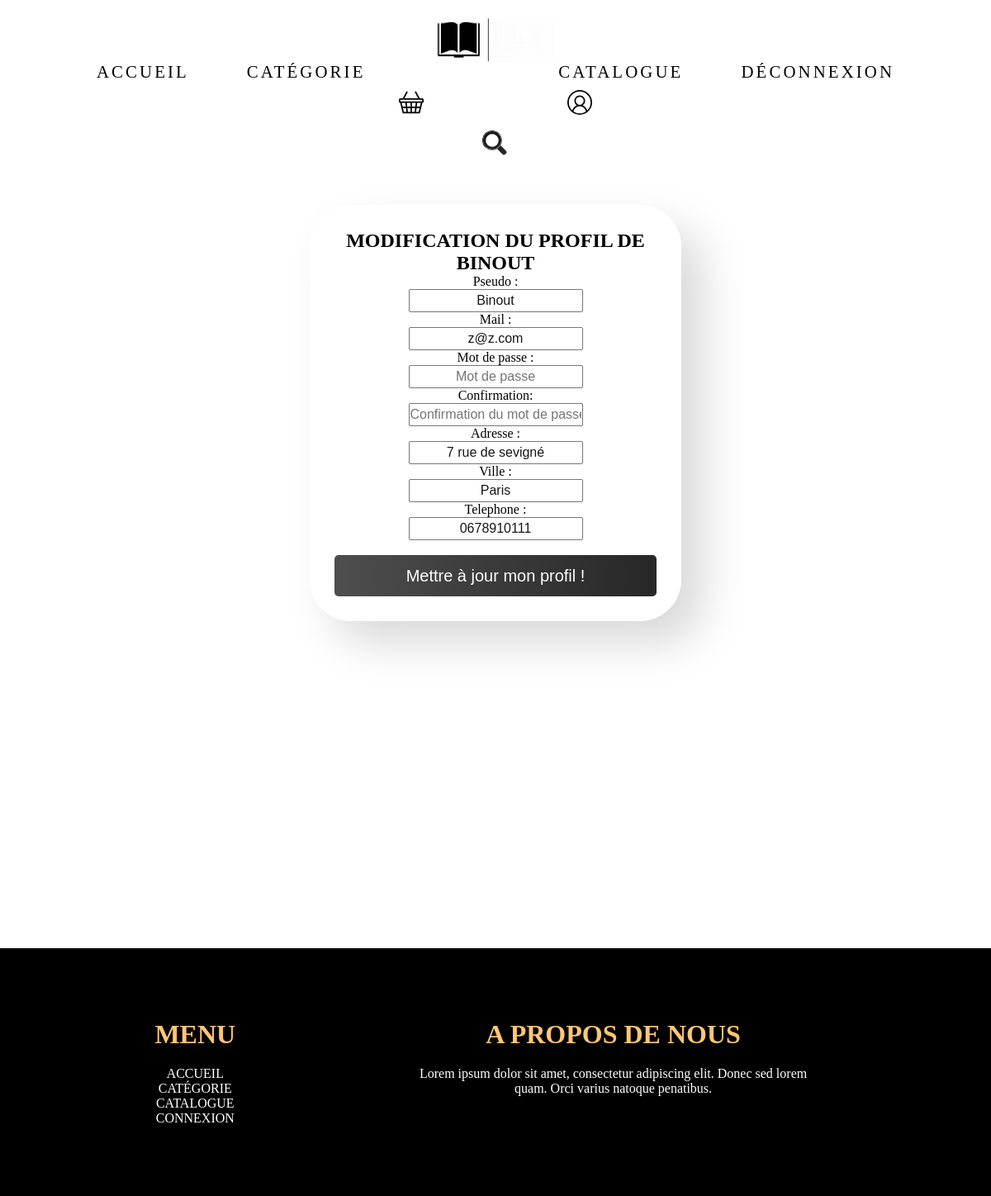
/persona.php (signed in), run on the app's committed database.
### tables this page shows
CREATE TABLE IF NOT EXISTS `users` (
  `id` int(11) NOT NULL AUTO_INCREMENT,
  `pseudo` varchar(50) NOT NULL,
  `motdepasse` varchar(500) NOT NULL,
  `mail` varchar(50) NOT NULL,
  `adresse` varchar(50) DEFAULT NULL,
  `Telephone` varchar(20) DEFAULT NULL,
  `Ville` varchar(20) DEFAULT NULL,
  PRIMARY KEY (`id`)
);

### persona.php (the view, shortened to what this page needs)
<?php
    $host_name = 'db5003396802.hosting-data.io';
    $database = 'dbs2753258';
    $user_name = 'dbu2580113';
    $password = 'Bookybdd123$';
  try {
    $bdd = new PDO("mysql:host=$host_name; dbname=$database;", $user_name, $password);
  } catch (PDOException $e) {
    echo "Erreur!: " . $e->getMessage() . "<br/>";
    die();
  }
session_start(); ?>
<?php
if (isset($_SESSION['id'])) {
   $requser = $bdd->prepare("SELECT * FROM users WHERE id = ?");
   $requser->execute(array($_SESSION['id']));
   $user = $requser->fetch();
?>
   <html>
   <head>
      <link rel="stylesheet" href="style/navbar.css">
      <link rel="stylesheet" href="style/style_index.css">
      <link rel="stylesheet" href="style/footer.css">
      <link rel="stylesheet" href="style/edition.css">
      <link rel="stylesheet" href="style/navbar_resize.css">
   </head>
   <body>
      <?php include("piece_design/menu.php"); ?>
      <?php include("piece_design/navbar_resize.php"); ?>
      <div class="container">
         <div class="title-text">
            <div class="wrapper">
               <div class="form-container">
                  <h2>Modification du profil de <?php echo $user['pseudo']; ?></h2>
                  <div align="left">
                     <form method="POST" action="" enctype="multipart/form-data">
                        <label>Pseudo :</label><br>
                        <input type="text" name="newpseudo" placeholder="Pseudo" value="<?php echo $user['pseudo']; ?>" /><br />
                        <label>Mail :</label><br>
                        <input type="text" name="newmail" placeholder="Mail" value="<?php echo $user['mail']; ?>" /><br />
                        <label>Mot de passe :</label><br>
                        <input type="password" name="newmdp1" placeholder="Mot de passe" /><br />
                        <label>Confirmation:</label><br>
                        <input type="password" name="newmdp2" placeholder="Confirmation du mot de passe" /><br />
                        <label>Adresse :</label><br>
                        <input type="text" name="newadresse" placeholder="Adresse" value="<?php echo $user['adresse']; ?>" /><br />
                        <label>Ville :</label><br>
                        <input type="text" name="newville" placeholder="Ville" value="<?php echo $user['Ville']; ?>" /><br />
                        <label>Telephone :</label><br>
                        <input type="text" name="newTelephone" placeholder="Telephone" value="<?php echo $user['Telephone']; ?>" /><br /><br />
                        <div class="field btn">
                           <div class="btn-layer">
                           </div>
                           <input type="submit" value="Mettre à jour mon profil !" />
                        </div>
                     </form>
                  </div>
               </div>
            </div>
         </div>
      </div>
      <?php include("piece_design/footer.php"); ?>
   </body>
   </html>
<?php
} else {
   header("Location: conn2.php");
}
?>

### style/navbar.css (style rules this page uses)
button, input { font: 1em Hind, sans-serif; line-height: 1.5em; }
input { color: #171717; }

### style/style_index.css (style rules this page uses)
* { text-align: center; margin: 0; padding: 0; list-style: none; text-decoration: none; font-family: "poppins"; scroll-behavior: smooth; }
h1, h2, h3, h4, h5, h6, button, a { font-family: "poppins"; text-transform: uppercase; }
body { overflow-x: hidden; width: auto; margin: 0 auto; }

### style/edition.css (style rules this page uses)
.container { width: 100%; height: 100%; display: flex; justify-content: center; }
.wrapper { overflow: hidden; max-width: 390px; background: #fff; padding: 30px; border-radius: 50px; background: #ffffff; box-shadow: 27px 27px 53px #d9d9d9, -27px -27px 53px #ffffff; -webkit-animation: slide-in-bottom 0.5s cubic-bezier(0.250, 0.460, 0.450, 0.940) both; animation: slide-in-bottom 0.5s cubic-bezier(0.250, 0.460, 0.450, 0.940) both; }
.wrapper .form-container { text-align: center; width: 100%; overflow: hidden; }
form .btn { height: 50px; width: 100%; border-radius: 5px; position: relative; overflow: hidden; }
form .btn .btn-layer { height: 100%; width: 300%; position: absolute; left: -100%; background: -webkit-linear-gradient(right, #000000, #757575); border-radius: 5px; transition: all 0.4s ease; ; }
form .btn input[type="submit"] { height: 100%; width: 100%; z-index: 1; position: relative; background: none; border: none; color: #fff; padding-left: 0; border-radius: 5px; font-size: 20px; font-weight: 500; cursor: pointer; }

### data on the page
users: pseudo "BINOUT", newpseudo "Binout", newmail "z@z.com", newadresse "7 rue de sevigné", newville "Paris", newTelephone "0678910111"
